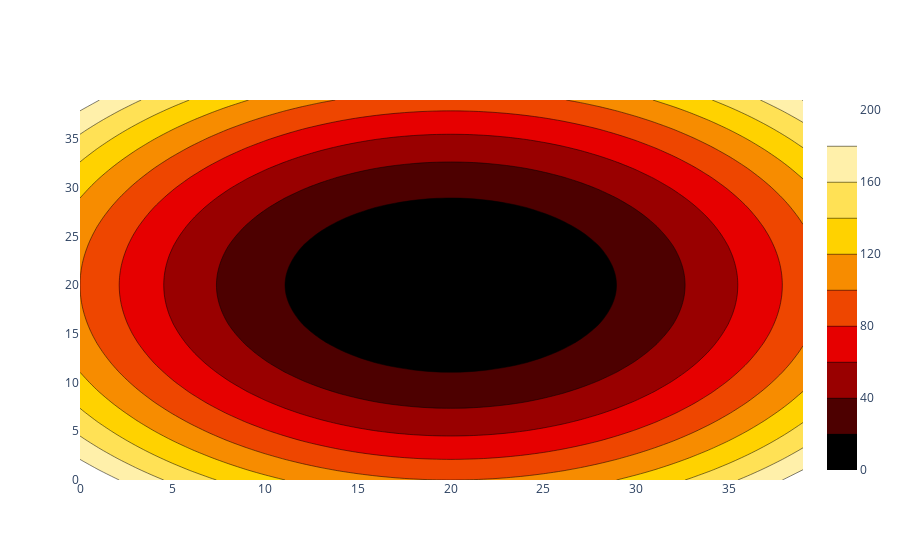

The notebook cell this image was saved under:
### Code cell
fig = go.Figure(
  data = go.Contour(
    z = z,
    colorscale='hot',
    line_smoothing = 0.85
  )
)

fig.show()

### Figure 1 — Plotly figure (JSON) as saved in the notebook; plotly's stock layout.template omitted (floating-point values rounded to 4 significant figures; data arrays with more than 128 entries replaced by an {"elided": "..."} marker saying what was removed)
{"data": [{"colorscale": [[0, "rgb(0,0,0)"], [0.3333, "rgb(230,0,0)"], [0.6667, "rgb(255,210,0)"], [1, "rgb(255,255,255)"]], "line": {"smoothing": 0.85}, "type": "contour", "z": {"elided": "40x40 float values"}}], "layout": {}}
